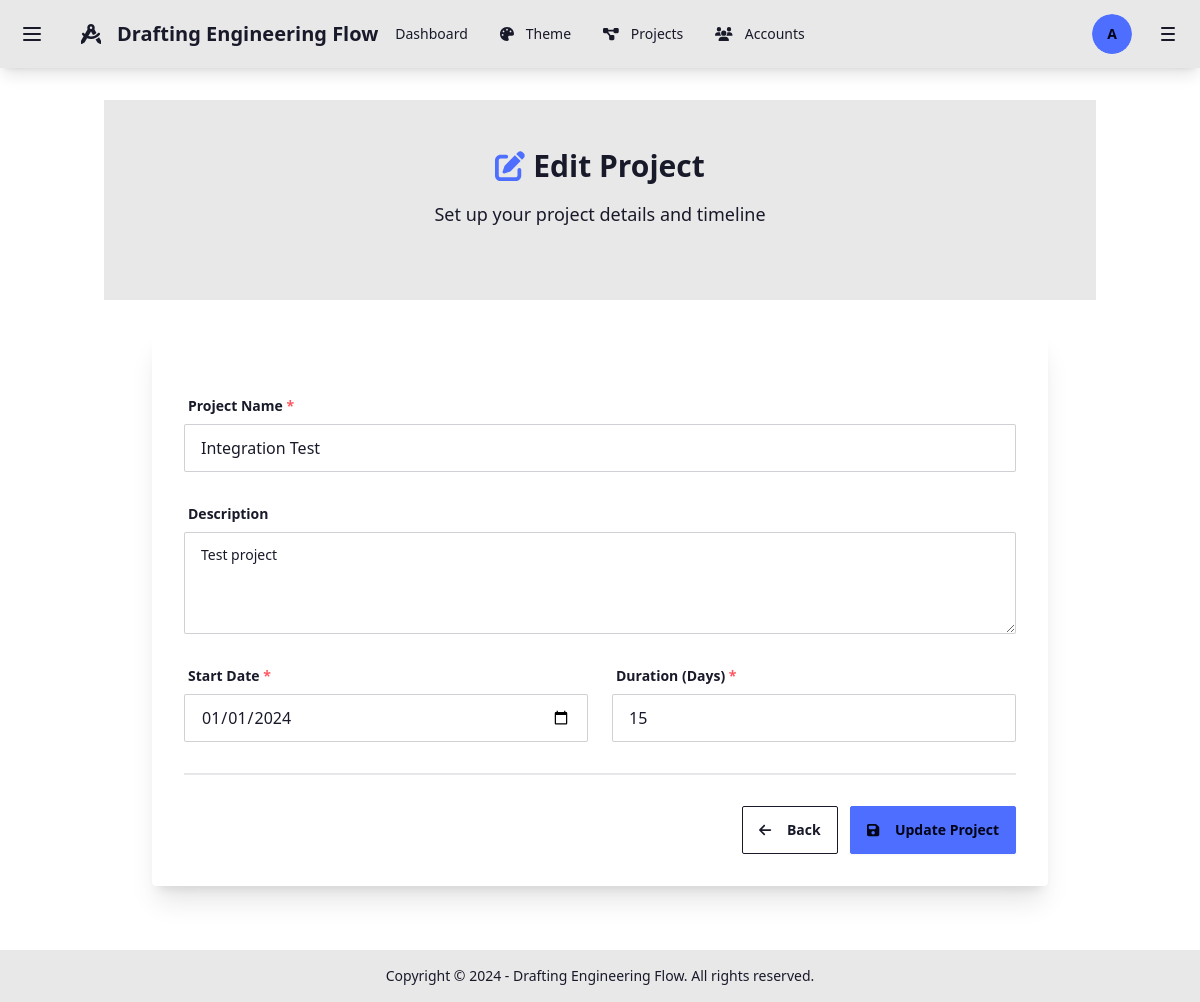
The page /flow-calc/projects/2/edit/ (signed in) on the database its author committed.
### flow_calc/models.py (models this page shows, shortened)
class FlowProject(models.Model):
    name = models.CharField(max_length=200, help_text="Project name")
    description = models.TextField(blank=True, help_text="Project description")
    start_date = models.DateField(help_text="Project start date")
    duration_days = models.PositiveIntegerField(help_text="Total project duration in days")
    created_by = models.ForeignKey(User, on_delete=models.CASCADE, related_name='flow_projects')
    created_at = models.DateTimeField(auto_now_add=True)
    updated_at = models.DateTimeField(auto_now=True)
    class Meta:
        ordering = ['-created_at']
        verbose_name = "Flow Project"
        verbose_name_plural = "Flow Projects"

### flow_calc/views.py (the view, shortened to what this page needs)
# urls.py: path('projects/<int:pk>/edit/', views.FlowProjectUpdateView.as_view(), name='project_update'),
class FlowProjectUpdateView(LoginRequiredMixin, UpdateView):
    model = FlowProject
    form_class = FlowProjectForm
    template_name = 'flow_calc/project_form.html'
    def get_queryset(self):
        return FlowProject.objects.filter(created_by=self.request.user)

### flow_calc/forms.py (shortened to what this page needs)
class FlowProjectForm(forms.ModelForm):
    class Meta:
        model = FlowProject
        fields = ['name', 'description', 'start_date', 'duration_days']
        widgets = {
            'name': forms.TextInput(attrs={'class': 'input input-bordered w-full'}),
            'description': forms.Textarea(attrs={'rows': 3, 'class': 'textarea textarea-bordered w-full'}),
            'start_date': forms.DateInput(attrs={'type': 'date', 'class': 'input input-bordered w-full'}),
            'duration_days': forms.NumberInput(attrs={'class': 'input input-bordered w-full', 'min': '1'}),
        }
    def __init__(self, *args, **kwargs):
        self.user = kwargs.pop('user', None)
        super().__init__(*args, **kwargs)

### rbac/context_processors.py (called while the page is built)
def rbac_context(request):
    context = {}
    if request.user.is_authenticated:
        context.update({
            'user_accessible_apps': get_user_accessible_apps(request.user),
            'user_roles': get_user_roles(request.user),
        })
    else:
        context.update({
            'user_accessible_apps': [],
            'user_roles': [],
        })
    return context

### rbac/utils.py (called while the page is built, shortened)
def get_user_accessible_apps(user):
    if not user or not user.is_authenticated:
        return []
    if user.is_superuser:
        return AppAccess.objects.filter(is_enabled=True).values_list('app_name', flat=True)

def get_user_roles(user):
    if not user or not user.is_authenticated:
        return []
    return UserRole.objects.filter(user=user, is_active=True).select_related('role')

### theme/context_processors.py (called while the page is built)
def theme_context(request):
    context = {}
    try:
        theme_settings = ThemeSettings.objects.get(pk=1)
    except ThemeSettings.DoesNotExist:
        theme_settings = ThemeSettings.objects.create()
    if request.user.is_authenticated:
        try:
            user_theme = UserTheme.objects.get(user=request.user)
            current_theme = user_theme.theme
        except UserTheme.DoesNotExist:
            current_theme = theme_settings.default_theme
    else:
        current_theme = request.session.get('theme', theme_settings.default_theme)
    context.update({
        'current_theme': current_theme,
        'theme_settings': theme_settings,
        'allow_user_themes': theme_settings.allow_user_themes,
    })
    return context

### flow_calc/templates/flow_calc/project_form.html (shortened to what this page needs)
{% extends "flow_calc/base.html" %}
{% load static %}
{% block content %}
<div class="hero bg-base-200 py-8">
    <div class="hero-content text-center">
        <div class="max-w-2xl">
            <h1 class="text-3xl font-bold mb-4">
                {% if object %}
                    <i class="fas fa-edit text-primary mr-2"></i>Edit Project
                {% else %}
                    <i class="fas fa-plus-circle text-primary mr-2"></i>Create New Project
                {% endif %}
            </h1>
            <p class="text-lg mb-6">Set up your project details and timeline</p>
        </div>
    </div>
</div>
<div class="container mx-auto px-4 py-8">
    <div class="card bg-base-100 shadow-xl max-w-4xl mx-auto">
        <div class="card-body">
            <form method="post" class="space-y-6">
                <div class="form-control">
                    <label class="label" for="{{ form.name.id_for_label }}">
                        <span class="label-text font-semibold">
                            Project Name <span class="text-error">*</span>
                        </span>
                    </label>
                    {{ form.name }}
                </div>
                <div class="form-control">
                    <label class="label" for="{{ form.description.id_for_label }}">
                        <span class="label-text font-semibold">Description</span>
                    </label>
                    {{ form.description }}
                </div>
                <div class="grid grid-cols-1 md:grid-cols-2 gap-6">
                    <div class="form-control">
                        <label class="label" for="{{ form.start_date.id_for_label }}">
                            <span class="label-text font-semibold">
                                Start Date <span class="text-error">*</span>
                            </span>
                        </label>
                        {{ form.start_date }}
                    </div>
                    <div class="form-control">
                        <label class="label" for="{{ form.duration_days.id_for_label }}">
                            <span class="label-text font-semibold">
                                Duration (Days) <span class="text-error">*</span>
                            </span>
                        </label>
                        {{ form.duration_days }}
                    </div>
                </div>
                <div class="divider"></div>
                <div class="flex gap-3 justify-end">
                    <a href="{% if object %}{% url 'flow_calc:project_detail' object.pk %}{% else %}{% url 'flow_calc:project_list' %}{% endif %}" class="btn btn-outline">
                        <i class="fas fa-arrow-left mr-2"></i>
                        Back
                    </a>
                    <button type="submit" class="btn btn-primary">
                        <i class="fas fa-save mr-2"></i>
                        {% if object %}Update Project{% else %}Create Project{% endif %}
                    </button>
                </div>
            </form>
        </div>
    </div>
</div>
{% endblock %}

### templates/base.html (shortened to what this page needs)
<!DOCTYPE html>
<html lang="en" data-theme="{{ current_theme|default:'corporate' }}">
<head>
    <script src="https://cdn.tailwindcss.com"></script>
    <link href="https://cdn.jsdelivr.net/npm/daisyui@4.12.10/dist/full.min.css" rel="stylesheet" type="text/css" />
</head>
<body class="bg-base-100">
    <div class="drawer">
        <div class="drawer-content">
            <div class="drawer drawer-end">
                <div class="drawer-content">
                    <div class="navbar bg-base-200 shadow-lg">
                        <div class="navbar-start gap-2">
                            <label for="left-drawer" class="btn btn-ghost btn-square" aria-label="Open left menu">
                                <svg xmlns="http://www.w3.org/2000/svg" class="h-6 w-6" fill="none" viewBox="0 0 24 24" stroke="currentColor"><path stroke-linecap="round" stroke-linejoin="round" stroke-width="2" d="M4 6h16M4 12h16M4 18h16" /></svg>
                            </label>
                            <a class="btn btn-ghost text-xl hidden sm:flex" href="{% url 'home' %}">
                                <i class="fas fa-drafting-compass mr-2"></i>
                                Drafting Engineering Flow
                            </a>
                        </div>
                        <div class="navbar-center hidden lg:flex">
                            <ul class="menu menu-horizontal px-1">
                                {% if 'main' in user_accessible_apps %}
                                    <li><a href="{% url 'home' %}" class="{% if request.resolver_match.url_name == 'home' %}active{% endif %}">Dashboard</a></li>
                                {% endif %}
                                {% if 'theme' in user_accessible_apps and allow_user_themes %}
                                    <li><a href="{% url 'theme:selector' %}" class="{% if request.resolver_match.url_name == 'selector' %}active{% endif %}">
                                        <i class="fas fa-palette mr-1"></i>Theme
                                    </a></li>
                                {% endif %}
                                {% if 'project' in user_accessible_apps %}
                                    <li><a href="#" class="{% if 'project' in request.resolver_match.namespace %}active{% endif %}">
                                        <i class="fas fa-project-diagram mr-1"></i>Projects
                                    </a></li>
                                {% endif %}
                                {% if 'account' in user_accessible_apps %}
                                    <li><a href="#" class="{% if 'account' in request.resolver_match.namespace %}active{% endif %}">
                                        <i class="fas fa-users mr-1"></i>Accounts
                                    </a></li>
                                {% endif %}
                            </ul>
                        </div>
                        <div class="navbar-end gap-1 sm:gap-2">
                            {% if user.is_authenticated %}
                                <div class="dropdown dropdown-end">
                                    <div tabindex="0" role="button" class="btn btn-ghost btn-circle avatar">
                                        <div class="w-8 h-8 sm:w-10 sm:h-10 rounded-full">
                                            <div class="bg-primary text-primary-content rounded-full w-8 h-8 sm:w-10 sm:h-10 flex items-center justify-center text-xs sm:text-sm">
                                                {{ user.username|first|upper }}
                                            </div>
                                        </div>
                                    </div>
                                </div>
                            {% else %}
                                <a class="btn btn-primary btn-sm sm:btn-md" href="{% url 'admin:login' %}">Login</a>
                            {% endif %}
                            <label for="right-drawer" class="btn btn-ghost btn-square" aria-label="Open right menu">
                                <svg xmlns="http://www.w3.org/2000/svg" class="h-5 w-5 sm:h-6 sm:w-6" fill="none" viewBox="0 0 24 24" stroke="currentColor"><path stroke-linecap="round" stroke-linejoin="round" stroke-width="2" d="M6 6h12M6 12h12M6 18h12" /></svg>
                            </label>
                        </div>
                    </div>
                    <main class="container mx-auto px-4 py-8">
                        {% block content %}{% endblock %}
                    </main>
                    <footer class="footer footer-center p-4 bg-base-200 text-base-content">
                        <aside>
                            <p>Copyright © 2024 - Drafting Engineering Flow. All rights reserved.</p>
                        </aside>
                    </footer>
                </div>
                <div class="drawer-side">
                    <label for="right-drawer" aria-label="close sidebar" class="drawer-overlay"></label>
                </div>
            </div>
        </div>
        <div class="drawer-side">
            <label for="left-drawer" aria-label="close sidebar" class="drawer-overlay"></label>
        </div>
    </div>
</body>
</html>

### rows shown on the page
FlowProject: name "Integration Test", description "Test project", start_date "01/01/2024", duration_days "15"

### other values the page prints
{{ user.username|first|upper }} "A"
